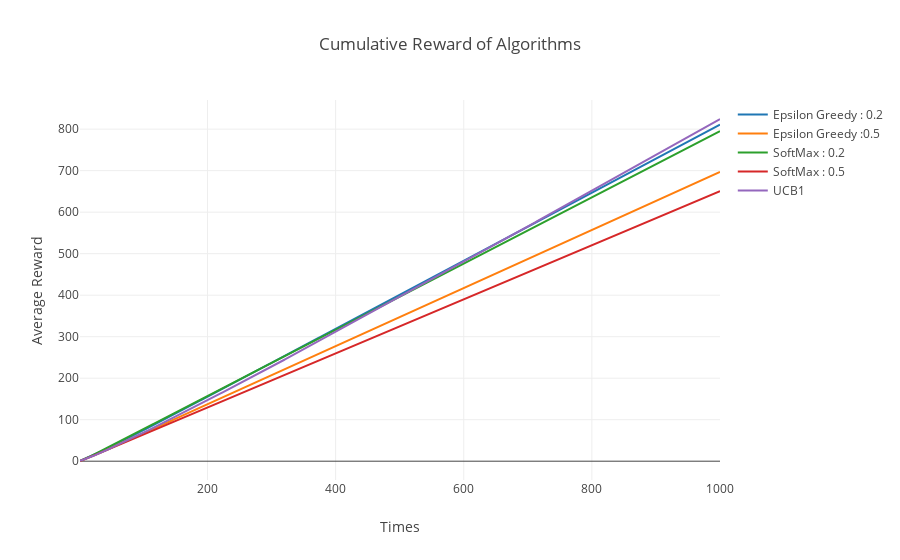

Notebook code cell kept with this figure:
### Code cell
cumulative_rewards(result_list,  
                   ["Epsilon Greedy : 0.2", "Epsilon Greedy :0.5", 
                    "SoftMax : 0.2", "SoftMax : 0.5", "UCB1"])

### Figure 1 — Plotly figure (JSON) as saved in the notebook; plotly's stock layout.template omitted (floating-point values rounded to 4 significant figures; data arrays with more than 128 entries replaced by an {"elided": "..."} marker saying what was removed)
{"data": [{"mode": "lines", "name": "Epsilon Greedy : 0.2", "type": "scatter", "uid": "38d23b", "x": {"elided": "1000 int values"}, "y": {"elided": "1000 float values"}}, {"mode": "lines", "name": "Epsilon Greedy :0.5", "type": "scatter", "uid": "aa405b", "x": {"elided": "1000 int values"}, "y": {"elided": "1000 float values"}}, {"mode": "lines", "name": "SoftMax : 0.2", "type": "scatter", "uid": "8031ec", "x": {"elided": "1000 int values"}, "y": {"elided": "1000 float values"}}, {"mode": "lines", "name": "SoftMax : 0.5", "type": "scatter", "uid": "936598", "x": {"elided": "1000 int values"}, "y": {"elided": "1000 float values"}}, {"mode": "lines", "name": "UCB1", "type": "scatter", "uid": "31b700", "x": {"elided": "1000 int values"}, "y": {"elided": "1000 float values"}}], "layout": {"autosize": true, "title": "Cumulative Reward of Algorithms", "xaxis": {"autorange": true, "range": [1, 1000], "title": "Times", "type": "linear"}, "yaxis": {"autorange": true, "range": [-45.3, 870.3], "title": "Average Reward", "type": "linear"}}}
